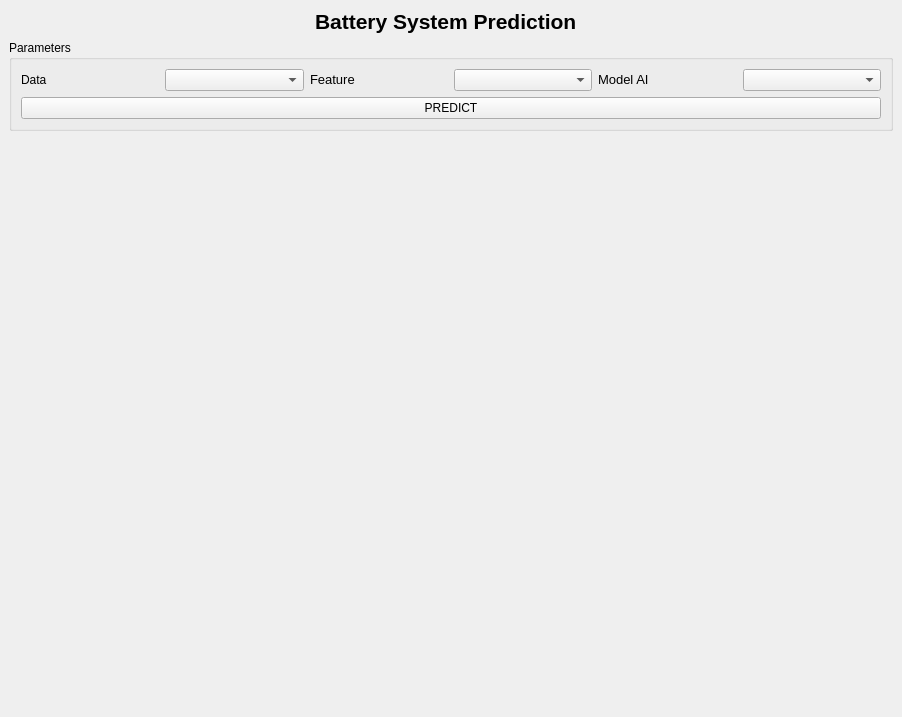
<?xml version="1.0" encoding="UTF-8"?>
<ui version="4.0">
 <class>MainWindow</class>
 <widget class="QMainWindow" name="MainWindow">
  <property name="geometry">
   <rect>
    <x>0</x>
    <y>0</y>
    <width>902</width>
    <height>717</height>
   </rect>
  </property>
  <property name="windowTitle">
   <string>Battery System Prediction</string>
  </property>
  <property name="windowIcon">
   <iconset>
    <normaloff>BRIN resized.png</normaloff>BRIN resized.png</iconset>
  </property>
  <widget class="QWidget" name="centralwidget">
   <layout class="QGridLayout" name="gridLayout_4">
    <item row="0" column="0">
     <layout class="QGridLayout" name="gridLayout_2">
      <item row="1" column="1">
       <layout class="QVBoxLayout" name="plotSpace"/>
      </item>
      <item row="0" column="1">
       <layout class="QVBoxLayout" name="verticalLayout">
        <item>
         <layout class="QHBoxLayout" name="horizontalLayout">
          <property name="leftMargin">
           <number>0</number>
          </property>
          <property name="rightMargin">
           <number>279</number>
          </property>
          <item>
           <widget class="QLabel" name="logo_brin">
            <property name="enabled">
             <bool>true</bool>
            </property>
            <property name="text">
             <string/>
            </property>
            <property name="pixmap">
             <pixmap>BRIN resized.png</pixmap>
            </property>
            <property name="alignment">
             <set>Qt::AlignLeading|Qt::AlignLeft|Qt::AlignVCenter</set>
            </property>
            <property name="margin">
             <number>8</number>
            </property>
           </widget>
          </item>
          <item>
           <widget class="QLabel" name="judul">
            <property name="font">
             <font>
              <pointsize>12</pointsize>
             </font>
            </property>
            <property name="contextMenuPolicy">
             <enum>Qt::NoContextMenu</enum>
            </property>
            <property name="text">
             <string>&lt;html&gt;&lt;head/&gt;&lt;body&gt;&lt;p&gt;&lt;span style=&quot; font-size:16pt; font-weight:600;&quot;&gt;Battery System Prediction&lt;/span&gt;&lt;/p&gt;&lt;/body&gt;&lt;/html&gt;</string>
            </property>
            <property name="alignment">
             <set>Qt::AlignLeading|Qt::AlignLeft|Qt::AlignVCenter</set>
            </property>
            <property name="margin">
             <number>8</number>
            </property>
           </widget>
          </item>
         </layout>
        </item>
        <item>
         <widget class="QGroupBox" name="groupBox">
          <property name="title">
           <string>Parameters</string>
          </property>
          <layout class="QGridLayout" name="gridLayout_3">
           <item row="0" column="1">
            <layout class="QGridLayout" name="gridLayout">
             <item row="0" column="0">
              <widget class="QLabel" name="Data">
               <property name="text">
                <string>&lt;html&gt;&lt;head/&gt;&lt;body&gt;&lt;p&gt;&lt;span style=&quot; font-size:9pt;&quot;&gt;Data&lt;/span&gt;&lt;/p&gt;&lt;/body&gt;&lt;/html&gt;</string>
               </property>
               <property name="textFormat">
                <enum>Qt::MarkdownText</enum>
               </property>
              </widget>
             </item>
             <item row="0" column="1">
              <widget class="QComboBox" name="boxData"/>
             </item>
             <item row="0" column="2">
              <widget class="QLabel" name="Feature">
               <property name="text">
                <string>&lt;html&gt;&lt;head/&gt;&lt;body&gt;&lt;p&gt;&lt;span style=&quot; font-size:10pt;&quot;&gt;Feature&lt;/span&gt;&lt;/p&gt;&lt;/body&gt;&lt;/html&gt;</string>
               </property>
              </widget>
             </item>
             <item row="0" column="3">
              <widget class="QComboBox" name="boxFeature"/>
             </item>
             <item row="0" column="4">
              <widget class="QLabel" name="Model">
               <property name="text">
                <string>&lt;html&gt;&lt;head/&gt;&lt;body&gt;&lt;p&gt;&lt;span style=&quot; font-size:10pt;&quot;&gt;Model AI&lt;/span&gt;&lt;/p&gt;&lt;/body&gt;&lt;/html&gt;</string>
               </property>
              </widget>
             </item>
             <item row="0" column="5">
              <widget class="QComboBox" name="boxModel"/>
             </item>
             <item row="1" column="0" colspan="6">
              <widget class="QPushButton" name="predictButton">
               <property name="text">
                <string>PREDICT</string>
               </property>
              </widget>
             </item>
            </layout>
           </item>
          </layout>
         </widget>
        </item>
       </layout>
      </item>
      <item row="2" column="1">
       <spacer name="horizontalSpacer">
        <property name="orientation">
         <enum>Qt::Horizontal</enum>
        </property>
        <property name="sizeHint" stdset="0">
         <size>
          <width>1208</width>
          <height>0</height>
         </size>
        </property>
       </spacer>
      </item>
      <item row="1" column="0">
       <spacer name="verticalSpacer">
        <property name="orientation">
         <enum>Qt::Vertical</enum>
        </property>
        <property name="sizeHint" stdset="0">
         <size>
          <width>0</width>
          <height>40</height>
         </size>
        </property>
       </spacer>
      </item>
     </layout>
    </item>
   </layout>
  </widget>
 </widget>
 <resources>
  <include location="logo.qrc"/>
 </resources>
 <connections/>
</ui>
